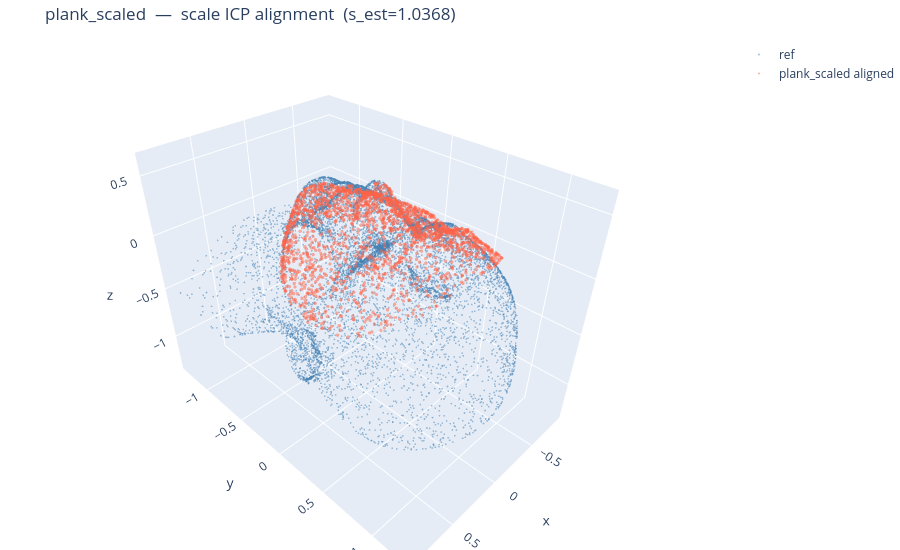
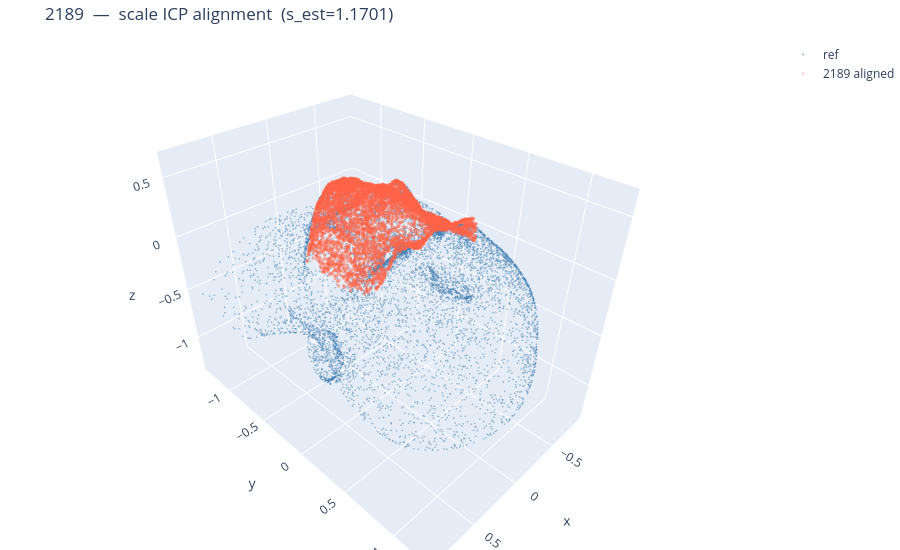

Notebook code cell kept with these figures, in order:
### Code cell
# ── Visualise alignment quality ───────────────────────────────────────────────
def pcd_trace(pts, color, name, size=1.5, opacity=0.5):
    return go.Scatter3d(
        x=pts[:,0], y=pts[:,1], z=pts[:,2],
        mode='markers',
        marker=dict(size=size, color=color, opacity=opacity),
        name=name,
    )

for name, res in results.items():
    fig = go.Figure([
        pcd_trace(ref_pts,            'steelblue', 'ref',            size=1.0),
        pcd_trace(res['src_aligned'], 'tomato',    f'{name} aligned', size=2.0),
    ])
    fig.update_layout(
        title=f'{name}  —  scale ICP alignment  (s_est={res["s_est"]:.4f})',
        height=550,
        scene=dict(aspectmode='data'),
        margin=dict(l=0,r=0,b=0,t=40),
    )
    fig.show()

### Figure 1 — Plotly figure (JSON) as saved in the notebook; plotly's stock layout.template omitted (floating-point values rounded to 4 significant figures; data arrays with more than 128 entries replaced by an {"elided": "..."} marker saying what was removed)
{"data": [{"marker": {"color": "steelblue", "opacity": 0.5, "size": 1}, "mode": "markers", "name": "ref", "type": "scatter3d", "x": {"elided": "10788 float values"}, "y": {"elided": "10788 float values"}, "z": {"elided": "10788 float values"}}, {"marker": {"color": "tomato", "opacity": 0.5, "size": 2}, "mode": "markers", "name": "plank_scaled aligned", "type": "scatter3d", "x": {"elided": "2000 float values"}, "y": {"elided": "2000 float values"}, "z": {"elided": "2000 float values"}}], "layout": {"height": 550, "margin": {"b": 0, "l": 0, "r": 0, "t": 40}, "scene": {"aspectmode": "data"}, "title": {"text": "plank_scaled  —  scale ICP alignment  (s_est=1.0368)"}}}

### Figure 2 — Plotly figure (JSON) as saved in the notebook; plotly's stock layout.template omitted (floating-point values rounded to 4 significant figures; data arrays with more than 128 entries replaced by an {"elided": "..."} marker saying what was removed)
{"data": [{"marker": {"color": "steelblue", "opacity": 0.5, "size": 1}, "mode": "markers", "name": "ref", "type": "scatter3d", "x": {"elided": "10788 float values"}, "y": {"elided": "10788 float values"}, "z": {"elided": "10788 float values"}}, {"marker": {"color": "tomato", "opacity": 0.5, "size": 2}, "mode": "markers", "name": "2189 aligned", "type": "scatter3d", "x": {"elided": "5660 float values"}, "y": {"elided": "5660 float values"}, "z": {"elided": "5660 float values"}}], "layout": {"height": 550, "margin": {"b": 0, "l": 0, "r": 0, "t": 40}, "scene": {"aspectmode": "data"}, "title": {"text": "2189  —  scale ICP alignment  (s_est=1.1701)"}}}
